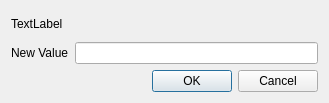
<?xml version="1.0" encoding="UTF-8"?>
<ui version="4.0">
 <class>renameTagsDialog</class>
 <widget class="QDialog" name="renameTagsDialog">
  <property name="geometry">
   <rect>
    <x>0</x>
    <y>0</y>
    <width>329</width>
    <height>103</height>
   </rect>
  </property>
  <property name="windowTitle">
   <string>Dialog</string>
  </property>
  <layout class="QVBoxLayout" name="verticalLayout">
   <item>
    <widget class="QLabel" name="tagNameLabel">
     <property name="text">
      <string>TextLabel</string>
     </property>
    </widget>
   </item>
   <item>
    <layout class="QHBoxLayout" name="horizontalLayout">
     <item>
      <widget class="QLabel" name="label">
       <property name="text">
        <string>New Value</string>
       </property>
      </widget>
     </item>
     <item>
      <widget class="QLineEdit" name="tagValueInput"/>
     </item>
    </layout>
   </item>
   <item>
    <widget class="QDialogButtonBox" name="buttonBox">
     <property name="orientation">
      <enum>Qt::Horizontal</enum>
     </property>
     <property name="standardButtons">
      <set>QDialogButtonBox::Cancel|QDialogButtonBox::Ok</set>
     </property>
    </widget>
   </item>
  </layout>
 </widget>
 <resources/>
 <connections>
  <connection>
   <sender>buttonBox</sender>
   <signal>accepted()</signal>
   <receiver>renameTagsDialog</receiver>
   <slot>accept()</slot>
   <hints>
    <hint type="sourcelabel">
     <x>248</x>
     <y>254</y>
    </hint>
    <hint type="destinationlabel">
     <x>157</x>
     <y>274</y>
    </hint>
   </hints>
  </connection>
  <connection>
   <sender>buttonBox</sender>
   <signal>rejected()</signal>
   <receiver>renameTagsDialog</receiver>
   <slot>reject()</slot>
   <hints>
    <hint type="sourcelabel">
     <x>316</x>
     <y>260</y>
    </hint>
    <hint type="destinationlabel">
     <x>286</x>
     <y>274</y>
    </hint>
   </hints>
  </connection>
 </connections>
</ui>
